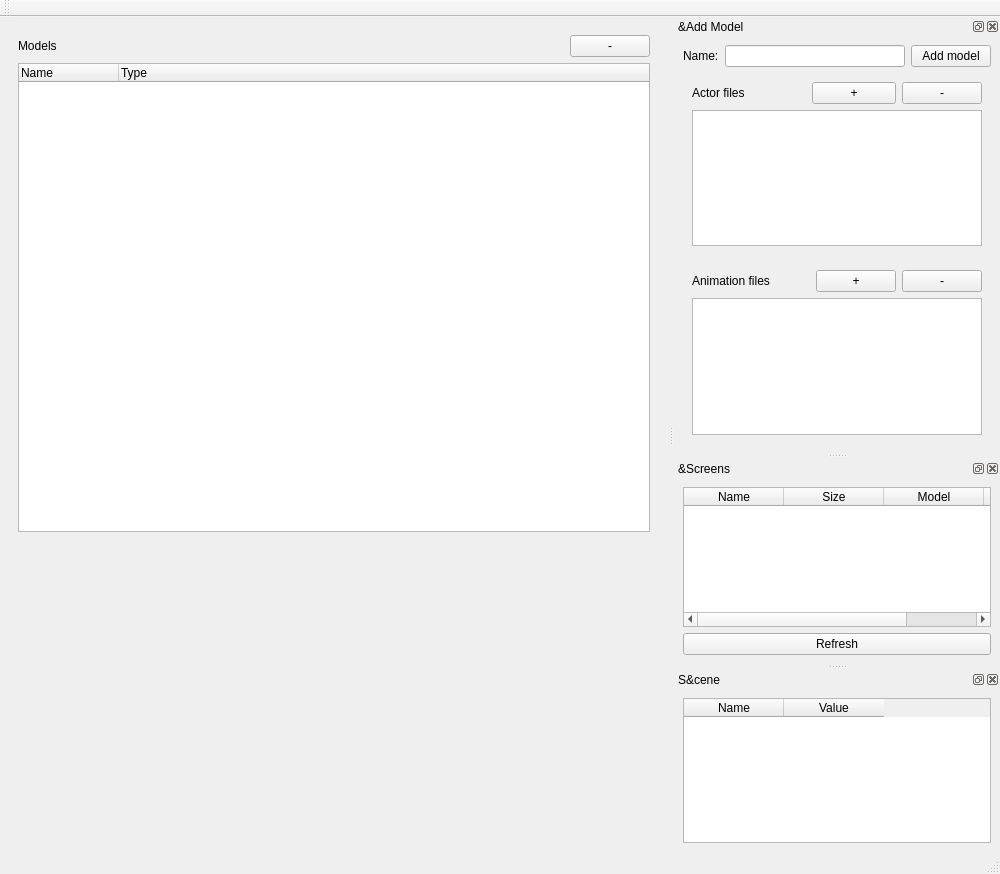
<?xml version="1.0" encoding="UTF-8"?>
<ui version="4.0">
 <author>Victoria Danchenko</author>
 <class>MainWindow</class>
 <widget class="QMainWindow" name="MainWindow">
  <property name="geometry">
   <rect>
    <x>0</x>
    <y>0</y>
    <width>1000</width>
    <height>874</height>
   </rect>
  </property>
  <property name="windowTitle">
   <string>MainWindow</string>
  </property>
  <widget class="QWidget" name="centralwidget">
   <property name="maximumSize">
    <size>
     <width>800</width>
     <height>533</height>
    </size>
   </property>
   <layout class="QHBoxLayout" name="horizontalLayout_2">
    <item>
     <widget class="QFrame" name="groupModels">
      <property name="sizePolicy">
       <sizepolicy hsizetype="Expanding" vsizetype="Expanding">
        <horstretch>0</horstretch>
        <verstretch>0</verstretch>
       </sizepolicy>
      </property>
      <layout class="QVBoxLayout" name="verticalLayout_2">
       <item>
        <layout class="QHBoxLayout" name="horizontalLayout_4">
         <item>
          <widget class="QLabel" name="label_3">
           <property name="text">
            <string>Models</string>
           </property>
          </widget>
         </item>
         <item>
          <spacer name="horizontalSpacer_3">
           <property name="orientation">
            <enum>Qt::Horizontal</enum>
           </property>
           <property name="sizeHint" stdset="0">
            <size>
             <width>40</width>
             <height>20</height>
            </size>
           </property>
          </spacer>
         </item>
         <item>
          <widget class="QPushButton" name="oDeleteModelsButton">
           <property name="toolTip">
            <string>Delete model</string>
           </property>
           <property name="text">
            <string>-</string>
           </property>
          </widget>
         </item>
        </layout>
       </item>
       <item>
        <widget class="QTreeWidget" name="oModels">
         <property name="alternatingRowColors">
          <bool>true</bool>
         </property>
         <property name="selectionMode">
          <enum>QAbstractItemView::ExtendedSelection</enum>
         </property>
         <property name="selectionBehavior">
          <enum>QAbstractItemView::SelectRows</enum>
         </property>
         <column>
          <property name="text">
           <string>Name</string>
          </property>
         </column>
         <column>
          <property name="text">
           <string>Type</string>
          </property>
         </column>
        </widget>
       </item>
      </layout>
     </widget>
    </item>
   </layout>
  </widget>
  <widget class="QMenuBar" name="menubar">
   <property name="geometry">
    <rect>
     <x>0</x>
     <y>0</y>
     <width>1000</width>
     <height>30</height>
    </rect>
   </property>
  </widget>
  <widget class="QStatusBar" name="statusbar"/>
  <widget class="QToolBar" name="toolBar">
   <property name="windowTitle">
    <string>toolBar</string>
   </property>
   <attribute name="toolBarArea">
    <enum>TopToolBarArea</enum>
   </attribute>
   <attribute name="toolBarBreak">
    <bool>false</bool>
   </attribute>
  </widget>
  <widget class="QDockWidget" name="oAddModelWidget">
   <property name="windowTitle">
    <string>&amp;Add Model</string>
   </property>
   <attribute name="dockWidgetArea">
    <number>2</number>
   </attribute>
   <widget class="QWidget" name="dockWidgetContents">
    <layout class="QVBoxLayout" name="verticalLayout_10">
     <item>
      <layout class="QHBoxLayout" name="horizontalLayout">
       <item>
        <widget class="QLabel" name="labelModelName">
         <property name="text">
          <string>Name:</string>
         </property>
        </widget>
       </item>
       <item>
        <widget class="QLineEdit" name="oModelName"/>
       </item>
       <item>
        <widget class="QPushButton" name="oAddModelButton">
         <property name="text">
          <string>Add model</string>
         </property>
        </widget>
       </item>
      </layout>
     </item>
     <item>
      <widget class="QFrame" name="frame">
       <layout class="QVBoxLayout" name="verticalLayout_5">
        <item>
         <layout class="QHBoxLayout" name="horizontalLayout_3">
          <item>
           <widget class="QLabel" name="label">
            <property name="text">
             <string>Actor files</string>
            </property>
           </widget>
          </item>
          <item>
           <spacer name="horizontalSpacer">
            <property name="orientation">
             <enum>Qt::Horizontal</enum>
            </property>
            <property name="sizeHint" stdset="0">
             <size>
              <width>40</width>
              <height>20</height>
             </size>
            </property>
           </spacer>
          </item>
          <item>
           <widget class="QPushButton" name="oAddActorFileButton">
            <property name="minimumSize">
             <size>
              <width>84</width>
              <height>0</height>
             </size>
            </property>
            <property name="toolTip">
             <string>Add actor file...</string>
            </property>
            <property name="text">
             <string>+</string>
            </property>
           </widget>
          </item>
          <item>
           <widget class="QPushButton" name="oDeleteActorFilesButton">
            <property name="toolTip">
             <string>Delete selected actor files</string>
            </property>
            <property name="text">
             <string>-</string>
            </property>
           </widget>
          </item>
         </layout>
        </item>
        <item>
         <widget class="QListWidget" name="oActorFiles">
          <property name="alternatingRowColors">
           <bool>true</bool>
          </property>
          <property name="selectionMode">
           <enum>QAbstractItemView::ExtendedSelection</enum>
          </property>
          <property name="selectionBehavior">
           <enum>QAbstractItemView::SelectRows</enum>
          </property>
          <property name="selectionRectVisible">
           <bool>true</bool>
          </property>
          <property name="sortingEnabled">
           <bool>true</bool>
          </property>
         </widget>
        </item>
       </layout>
      </widget>
     </item>
     <item>
      <widget class="QFrame" name="frame_2">
       <layout class="QVBoxLayout" name="verticalLayout_6">
        <item>
         <layout class="QHBoxLayout" name="layoutAnimationFilesButtons">
          <item>
           <widget class="QLabel" name="label_2">
            <property name="text">
             <string>Animation files</string>
            </property>
           </widget>
          </item>
          <item>
           <spacer name="horizontalSpacer_2">
            <property name="orientation">
             <enum>Qt::Horizontal</enum>
            </property>
            <property name="sizeHint" stdset="0">
             <size>
              <width>40</width>
              <height>20</height>
             </size>
            </property>
           </spacer>
          </item>
          <item>
           <widget class="QPushButton" name="oAddAnimationFileButton">
            <property name="toolTip">
             <string>Add animation file...</string>
            </property>
            <property name="text">
             <string>+</string>
            </property>
           </widget>
          </item>
          <item>
           <widget class="QPushButton" name="oDeleteAnimationFilesButton">
            <property name="toolTip">
             <string>Delete selected animation files</string>
            </property>
            <property name="text">
             <string>-</string>
            </property>
           </widget>
          </item>
         </layout>
        </item>
        <item>
         <widget class="QListWidget" name="oAnimationsFiles">
          <property name="alternatingRowColors">
           <bool>true</bool>
          </property>
          <property name="selectionMode">
           <enum>QAbstractItemView::ExtendedSelection</enum>
          </property>
          <property name="selectionBehavior">
           <enum>QAbstractItemView::SelectRows</enum>
          </property>
          <property name="selectionRectVisible">
           <bool>true</bool>
          </property>
          <property name="sortingEnabled">
           <bool>true</bool>
          </property>
         </widget>
        </item>
       </layout>
      </widget>
     </item>
    </layout>
   </widget>
  </widget>
  <widget class="QDockWidget" name="oScreensWidget">
   <property name="windowTitle">
    <string>&amp;Screens</string>
   </property>
   <attribute name="dockWidgetArea">
    <number>2</number>
   </attribute>
   <widget class="QWidget" name="dockWidgetContents_2">
    <layout class="QVBoxLayout" name="verticalLayout_11">
     <item>
      <layout class="QVBoxLayout" name="verticalLayout_7">
       <item>
        <widget class="QTableWidget" name="oScreens">
         <property name="alternatingRowColors">
          <bool>true</bool>
         </property>
         <property name="selectionBehavior">
          <enum>QAbstractItemView::SelectRows</enum>
         </property>
         <property name="sortingEnabled">
          <bool>true</bool>
         </property>
         <column>
          <property name="text">
           <string>Name</string>
          </property>
         </column>
         <column>
          <property name="text">
           <string>Size</string>
          </property>
         </column>
         <column>
          <property name="text">
           <string>Model</string>
          </property>
         </column>
         <column>
          <property name="text">
           <string>Manufacturer</string>
          </property>
         </column>
        </widget>
       </item>
       <item>
        <widget class="QPushButton" name="oScreensRefreshButton">
         <property name="text">
          <string>Refresh</string>
         </property>
        </widget>
       </item>
      </layout>
     </item>
    </layout>
   </widget>
  </widget>
  <widget class="QDockWidget" name="oSceneWidget">
   <property name="windowTitle">
    <string>S&amp;cene</string>
   </property>
   <attribute name="dockWidgetArea">
    <number>2</number>
   </attribute>
   <widget class="QWidget" name="dockWidgetContents_3">
    <layout class="QVBoxLayout" name="verticalLayout">
     <item>
      <widget class="QTableWidget" name="oSceneProperties">
       <column>
        <property name="text">
         <string>Name</string>
        </property>
       </column>
       <column>
        <property name="text">
         <string>Value</string>
        </property>
       </column>
      </widget>
     </item>
    </layout>
   </widget>
  </widget>
 </widget>
 <resources/>
 <connections/>
 <designerdata>
  <property name="gridDeltaX">
   <number>10</number>
  </property>
  <property name="gridDeltaY">
   <number>10</number>
  </property>
  <property name="gridSnapX">
   <bool>true</bool>
  </property>
  <property name="gridSnapY">
   <bool>true</bool>
  </property>
  <property name="gridVisible">
   <bool>true</bool>
  </property>
 </designerdata>
</ui>
